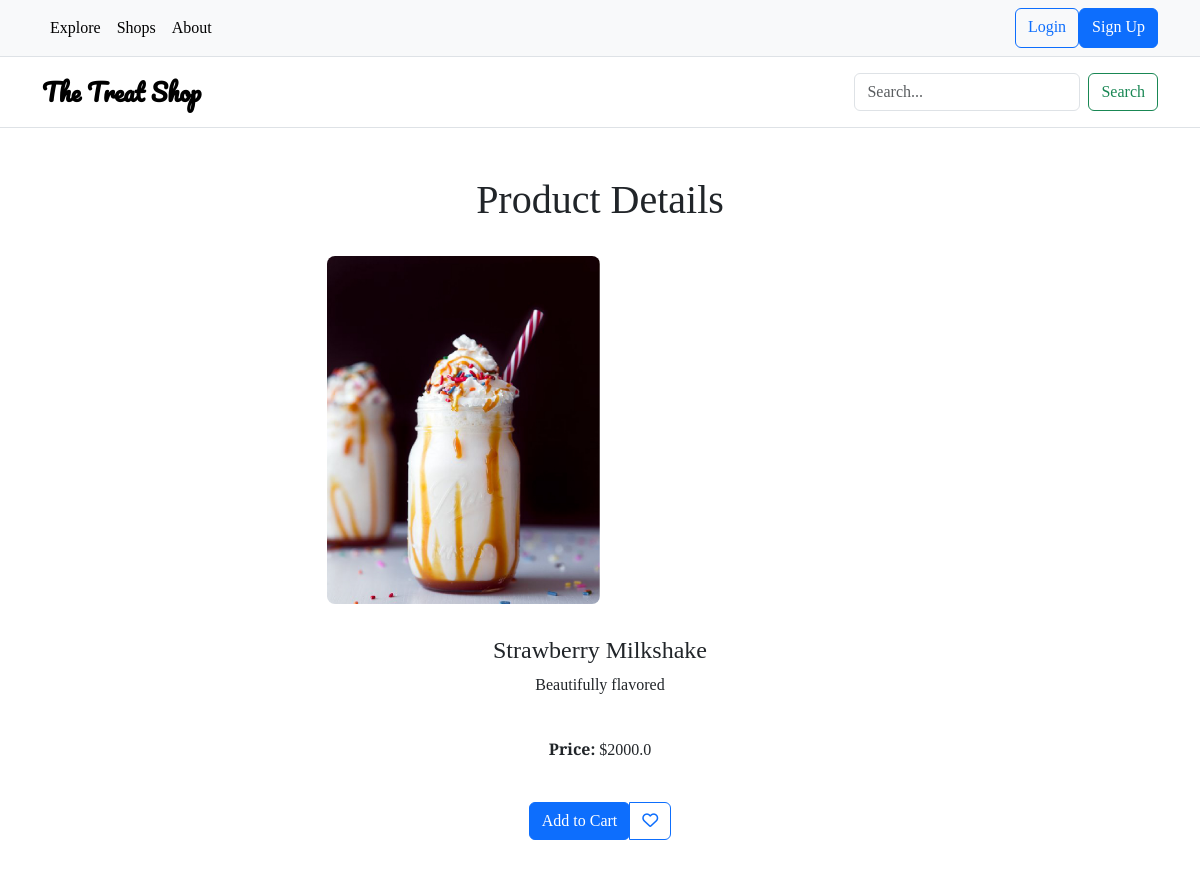
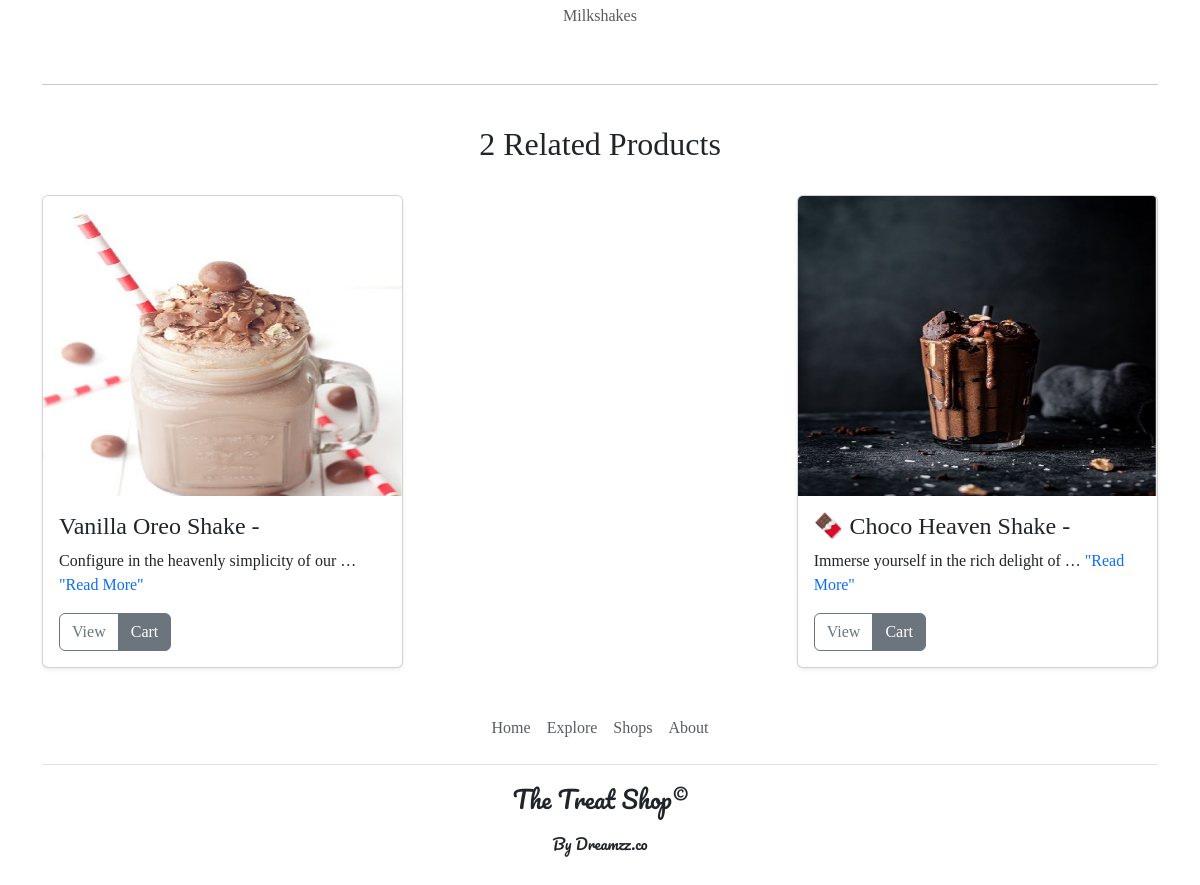
Screenshot of /detail/3/ with the database file from the repository (2 pictures, top to bottom).
### products/models.py (models this page shows, shortened)
class Product(models.Model):
    category = models.ForeignKey(Category, related_name="products", on_delete=models.CASCADE)
    name = models.CharField(max_length=100)
    price = models.FloatField()
    description = models.TextField()
    image = models.ImageField(upload_to="product_pics")
    created_by = models.ForeignKey(User, related_name="products", on_delete=models.CASCADE)
    created_at = models.DateTimeField(auto_now_add=True)
    is_sold = models.BooleanField(default=False)
    stock = models.IntegerField()
    class Meta:
        ordering = ["name"]

class Category(models.Model):
    name = models.CharField(max_length=100)
    description = models.CharField(max_length=100, null=True, blank=True)
    price = models.FloatField(null=True, blank=True)
    class Meta:
        verbose_name_plural = "Categories"
        ordering = ["name"]
    def __str__(self):
        return self.name

### products/views.py (the view)
# urls.py: path("detail/<int:pk>/", views.detail, name="detail"),
def detail(request, pk):
    product = get_object_or_404(Product, pk=pk, is_sold=False)
    related_items = Product.objects.filter(category=product.category, is_sold=False).exclude(pk=pk)[:4]
    related_items2 = Product.objects.filter(category=product.category, is_sold=False).exclude(pk=pk)
    related_items_count = related_items2.count()
    return render(request, "products/detail.html", {
        "product": product,
        "related_items": related_items,
        "related_items_count": related_items_count,
        "related_items2": related_items2,
    })

### templates/products/detail.html (shortened to what this page needs)
{% extends "partials/base.html" %}
{% load static %}
{% load crispy_forms_tags %}
{% block content %}
<br>
<h1 class="text-center">Product Details</h1>
<br>
<div class="row">
    <div class="col-md-8 offset-md-2 col-lg-6 offset-lg-3 text-center">
        <div class="image-card col-lg-6 text-center rounded-3">
            <img src="{{ product.image.url }}" class="img-fluid rounded-3" alt="Product Image">
        </div>
    </div>
</div>
<br>
<div class="container">
    <div class="row">
        <div class="col-md-8 offset-md-2 col-lg-6 offset-lg-3">
            <div class="product-container" style="border-radius: 20px">
                <div class="details-card text-center mt-2"
                     style="display: block">
                    <h4>{{ product.name }}</h4>
                    <p>{{ product.description }}</p><br>
                    <p><strong>Price:</strong> ${{ product.price }}</p><br>
                    <div class="btn-group">
                        <form method="post" action="{% url 'cart:add_to_cart' product.id %}">
                            <input type="submit" class="btn btn-primary" value="Add to Cart">
                        </form>
                        <a href="#" class="btn btn-outline-primary"><i class="fa-regular fa-heart" style="#0d6efd"></i></a>
                    </div>
                    <br>
                    <p class="mt-5 text-muted">{{ product.category.name }}</p>
                </div>
            </div>
        </div>
    </div>
</div>
<br>
<hr><br>
<h2 class="text-center">{{ related_items_count }} Related Products</h2>
<br>
<div class="row d-flex row-cols-1 row-cols-sm-2 row-cols-md-3 row-cols-lg-3 g-3"
     style="justify-content: space-between;">
    {% for product in related_items %}
    {% if products_count != 0 %}
    <div class="col">
        <div class="card shadow-sm">
            <img class="img card-img-top" width="100%" height="300" src="{{ product.image.url }}" alt="">
            <div class="card-body">
                <h4 class="card-header-h4 mb-2">{{ product.name }}</h4>
                <p class="card-text">{% if product.description|wordcount > 7 %}{{ product.description|truncatewords:7 }}
                    <span class="text-primary">"Read More"</span>{% else %} {{ product.description }}{% endif %}</p>
                <div class="d-flex justify-content-between align-items-center">
                    <div class="btn-group">
                        <a href="{% url 'products:detail' product.id %}" class="btn btn-outline-secondary">View</a>
                        <a href="#" class="btn btn-secondary">Cart</a>
                    </div>
                </div>
            </div>
        </div>
    </div>
    {% else %}
    <h1>Nothin here</h1><br><br><br>
    <div class="text-center mt-5">
        <img width="300rem" src="{% static 'product_media/CartEmpty.png' %}" alt="Empty cart.jpg">
    </div>
    {% endif %}
    {% endfor %}
</div>
{% endblock content %}

### templates/partials/base.html (style rules this page uses)
body {  background-color: #B47B84; }

### templates/products/detail.html (style rules this page uses)
body { font-family: 'Averia Serif Libre', serif; }
.image-card { object-fit: cover; }

### rows the page displays
Product: image (picture), name "Strawberry Milkshake", description "Beautifully flavored", price "2000.0", category.name "Milkshakes"
Product: image (picture), name "Vanilla Oreo Shake -", description "Configure in the heavenly simplicity of our …"
Product: image (picture), name "🍫 Choco Heaven Shake -", description "Immerse yourself in the rich delight of …"

### other values shown
{{ related_items_count }} "2"
